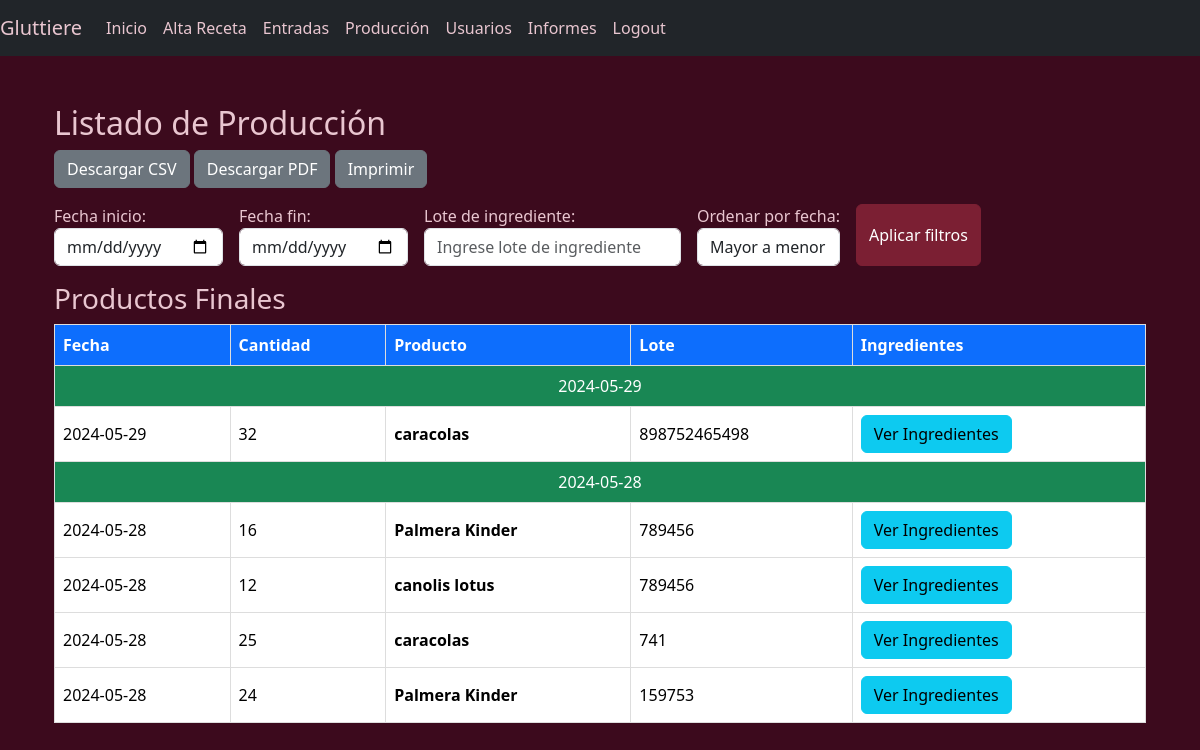
Page /views/listproduccion.php (signed in) on the earlier database version.
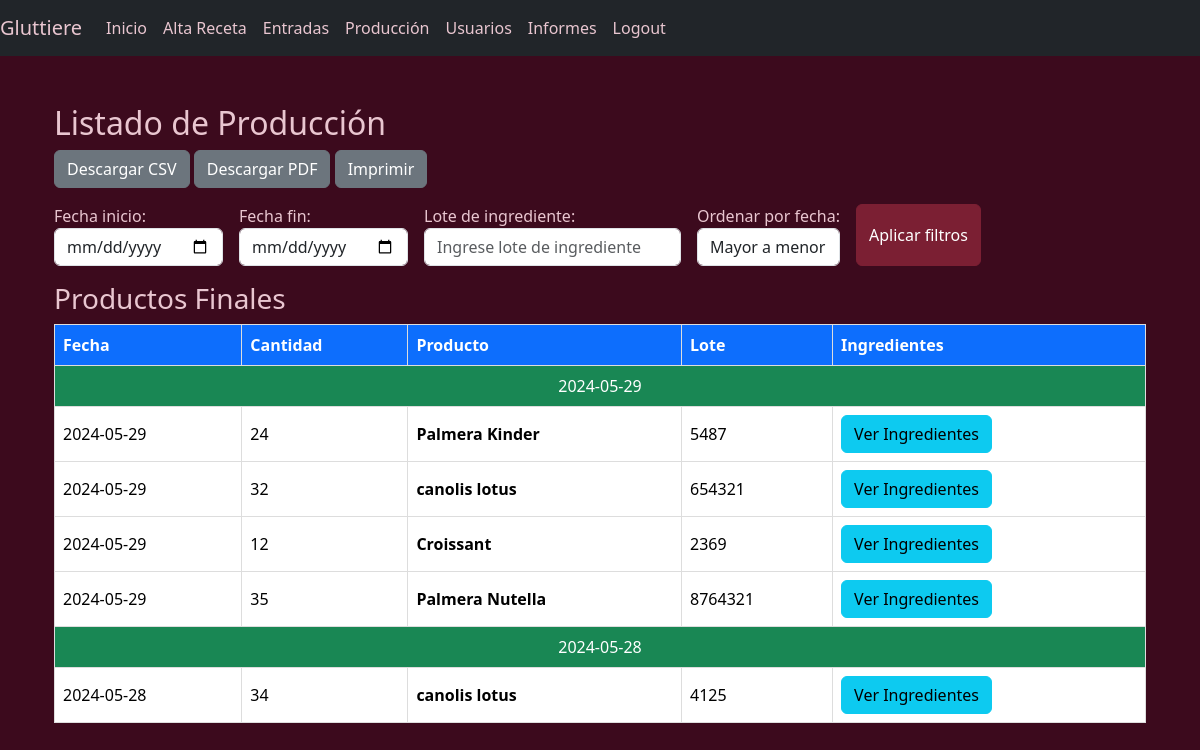
Same page on the later database version.
### tables this page shows
CREATE TABLE `produccion` (
  `id` int(11) NOT NULL,
  `receta_id` int(11) NOT NULL,
  `lote_produccion` varchar(100) NOT NULL,
  `fecha_produccion` date NOT NULL,
  `cantidad` int(11) NOT NULL
);

CREATE TABLE `recetas` (
  `id` int(11) NOT NULL,
  `nombre_producto_final` varchar(100) NOT NULL
);

### views/listproduccion.php (the view, shortened to what this page needs)
<?php
include '../config/config.php';
include '../includes/header.php';
?>
<div class="container">
    <h2 class="mt-5">Listado de Producción</h2>
    <div class="toolbar mb-3">
        <button class="btn btn-secondary" onclick="downloadCSV()">Descargar CSV</button>
        <button class="btn btn-secondary" onclick="downloadPDF()">Descargar PDF</button>
        <button class="btn btn-secondary" onclick="window.print()">Imprimir</button>
    </div>
    <div class="filters mb-3">
        <div class="form-group">
            <label for="startDate">Fecha inicio:</label>
            <input type="date" id="startDate" class="form-control">
        </div>
        <div class="form-group">
            <label for="endDate">Fecha fin:</label>
            <input type="date" id="endDate" class="form-control">
        </div>
        <div class="form-group">
            <label for="loteFilter">Lote de ingrediente:</label>
            <input type="text" id="loteFilter" class="form-control" placeholder="Ingrese lote de ingrediente">
        </div>
        <div class="form-group">
            <label for="orderBy">Ordenar por fecha:</label>
            <select id="orderBy" class="form-control">
                <option value="desc">Mayor a menor</option>
            </select>
        </div>
        <button class="btn btn-primary" onclick="applyFilters()">Aplicar filtros</button>
    </div>
    <h3 class="mt-3">Productos Finales</h3>
    <?php
    $stmt = $pdo->query("SELECT produccion.*, recetas.nombre_producto_final FROM produccion JOIN recetas ON produccion.receta_id = recetas.id ORDER BY fecha_produccion DESC");
    $productos_finales = $stmt->fetchAll(PDO::FETCH_ASSOC);
    $fecha_actual = null;
    ?>
    <table id="produccionTable" class="table table-bordered">
        <thead>
            <tr>
                <th class="bg-primary text-white">Fecha</th>
                <th class="bg-primary text-white">Cantidad</th>
                <th class="bg-primary text-white">Producto</th>
                <th class="bg-primary text-white">Lote</th>
                <th class="bg-primary text-white">Ingredientes</th>
            </tr>
        </thead>
        <tbody>
            <?php foreach ($productos_finales as $producto): ?>
                <?php if ($producto['fecha_produccion'] !== $fecha_actual): ?>
                    <?php $fecha_actual = $producto['fecha_produccion']; ?>
                    <tr>
                        <td colspan="5" class="text-center bg-success text-white"><?= $fecha_actual ?></td>
                    </tr>
                <?php endif; ?>
                <tr>
                    <td class="align-middle"><?= $producto['fecha_produccion'] ?></td>
                    <td class="align-middle"><?= $producto['cantidad'] ?></td>
                    <td class="align-middle"><strong><?= $producto['nombre_producto_final'] ?></strong></td>
                    <td class="align-middle"><?= $producto['lote_produccion'] ?></td>
                    <td class="align-middle">
                        <button class="btn btn-info" onclick="toggleIngredients(<?= $producto['id'] ?>)">Ver Ingredientes</button>
                    </td>
                </tr>
            <?php endforeach; ?>
        </tbody>
    </table>
</div>
<?php include '../includes/footer.php'; ?>

### includes/header.php (shortened to what this page needs)
<?php
$loggedIn = isset($_SESSION['user_id']);
?>
<!DOCTYPE html>
<html lang="es">
<head>
    <link href="https://cdn.jsdelivr.net/npm/bootstrap@5.3.3/dist/css/bootstrap.min.css" rel="stylesheet">
    <link rel="stylesheet" href="https://cdn.jsdelivr.net/npm/bootstrap-icons@1.11.3/font/bootstrap-icons.min.css">
    <link rel="stylesheet" href="../css/styles.css">
</head>
<body>
    <?php include 'navbar.php'; ?>
    <div class="container mt-4">

### includes/navbar.php (shortened to what this page needs)
<nav class="navbar navbar-expand-lg navbar-dark bg-dark">
    <a class="navbar-brand" href="#">Gluttiere</a>
    <div class="collapse navbar-collapse" id="navbarNav">
        <ul class="navbar-nav">
            <?php if ($loggedIn): ?>
                <li class="nav-item">
                    <a class="nav-link" href="../views/index.php">Inicio</a>
                </li>
                <li class="nav-item">
                    <a class="nav-link" href="../views/alta_receta.php">Alta Receta</a>
                </li>
                <li class="nav-item">
                    <a class="nav-link" href="../views/entradas.php">Entradas</a>
                </li>
                <li class="nav-item">
                    <a class="nav-link" href="../views/produccion.php">Producción</a>
                </li>
                <li class="nav-item">
                    <a class="nav-link" href="../views/add_user.php">Usuarios</a>
                </li>
                <li class="nav-item">
                    <a class="nav-link" href="../views/listproduccion.php">Informes</a>
                </li>
                <li class="nav-item">
                    <a class="nav-link" href="../controllers/logout.php">Logout</a>
                </li>
            <?php endif; ?>
        </ul>
    </div>
</nav>

### includes/footer.php (shortened to what this page needs)
</body>
</html>

### css/styles.css (style rules this page uses)
.filters { display: flex; flex-wrap: wrap; gap: 1rem; }
body { background-color: #3C0A1D; color: #E9C6D0; }
.navbar { background-color: #500A1E; }
.navbar a { color: #E9C6D0 !important; }
.btn-primary { background-color: #7B1F33; border-color: #7B1F33; }
.table { background-color: #FFF; color: #3C0A1D; }
.table th, .table td { border: 1px solid #DDD; }
.table th { background-color: #7B1F33; color: #FFF; }
.table tbody tr:nth-child(even) { background-color: #F7F7F7; }

### includes/header.php (style rules this page uses)
.filters { display: flex; flex-wrap: wrap; gap: 1rem; }

Differences in the rows shown:
removed produccion: fecha_produccion "2024-05-29", cantidad "32", receta.nombre_producto_final "caracolas", lote_produccion "898752465498"
removed produccion: fecha_produccion "2024-05-28", cantidad "16", receta.nombre_producto_final "Palmera Kinder", lote_produccion "789456"
removed produccion: fecha_produccion "2024-05-28", cantidad "12", receta.nombre_producto_final "canolis lotus", lote_produccion "789456"
removed produccion: fecha_produccion "2024-05-28", cantidad "25", receta.nombre_producto_final "caracolas", lote_produccion "741"
removed produccion: fecha_produccion "2024-05-28", cantidad "24", receta.nombre_producto_final "Palmera Kinder", lote_produccion "159753"
added produccion: fecha_produccion "2024-05-29", cantidad "24", receta.nombre_producto_final "Palmera Kinder", lote_produccion "5487"
added produccion: fecha_produccion "2024-05-29", cantidad "32", receta.nombre_producto_final "canolis lotus", lote_produccion "654321"
added produccion: fecha_produccion "2024-05-29", cantidad "12", receta.nombre_producto_final "Croissant", lote_produccion "2369"
added produccion: fecha_produccion "2024-05-29", cantidad "35", receta.nombre_producto_final "Palmera Nutella", lote_produccion "8764321"
added produccion: fecha_produccion "2024-05-28", cantidad "34", receta.nombre_producto_final "canolis lotus", lote_produccion "4125"
